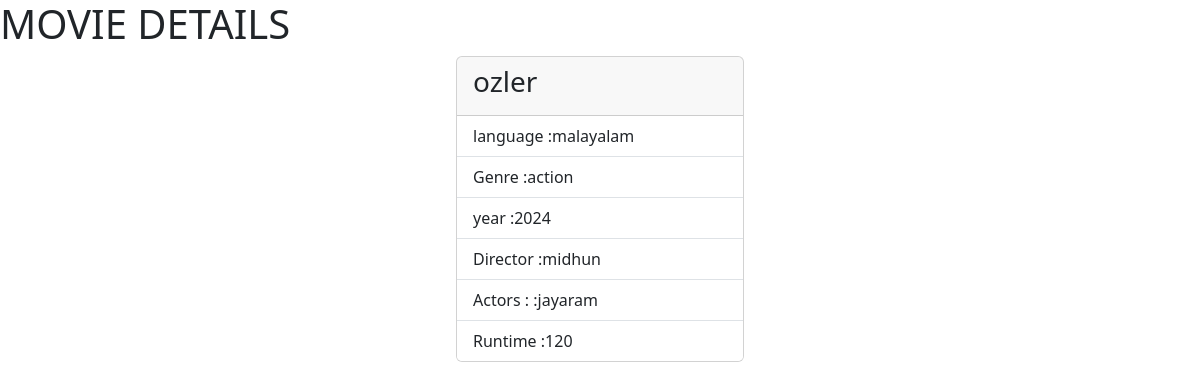
/movies/1/, run on the app's committed database.
### myapp/models.py (models this page shows, shortened)
class Movie(models.Model):
    name=models.CharField(max_length=200,unique=True)
    language=models.CharField(max_length=200)
    runtime=models.PositiveIntegerField()
    genre=models.CharField(max_length=200)
    director=models.CharField(max_length=200)
    actors=models.CharField(max_length=200)
    year=models.PositiveIntegerField()

### myapp/views.py (the view)
# urls.py: path("movies/<int:pk>/",views.MovieDetailView.as_view(),name="movie-detail"),
class MovieDetailView(View):
    def get(self, request, *args, **kwargs):
        id=kwargs.get("pk")
        qs=Movie.objects.get(id=id)
        return render(request,"movie_detail.html",{"data":qs})

### myapp/templates/movie_detail.html (shortened to what this page needs)
<!DOCTYPE html>
<html lang="en">
<head>
    <link href="https://cdn.jsdelivr.net/npm/bootstrap@5.3.2/dist/css/bootstrap.min.css" rel="stylesheet">
</head>
<body>
    <h1>MOVIE DETAILS</h1>
    <div class="container d-flex justify-content-center">
        <div class="card" style="width: 18rem;">
            <div class="card-header">
                <h3>{{data.name}}</h3>
            </div>
            <ul class="list-group list-group-flush">
              <li class="list-group-item">language :{{data.language}}</li>
              <li class="list-group-item">Genre :{{data.genre}}</li>
              <li class="list-group-item">year :{{data.year}}</li>
              <li class="list-group-item">Director :{{data.director}}</li>
              <li class="list-group-item">Actors : :{{data.actors}}</li>
              <li class="list-group-item">Runtime :{{data.runtime}}</li>
            </ul>
          </div>
    </div>
</body>
</html>

### data on the page
Movie: name "ozler", language "malayalam", genre "action", year "2024", director "midhun", actors "jayaram", runtime "120"
